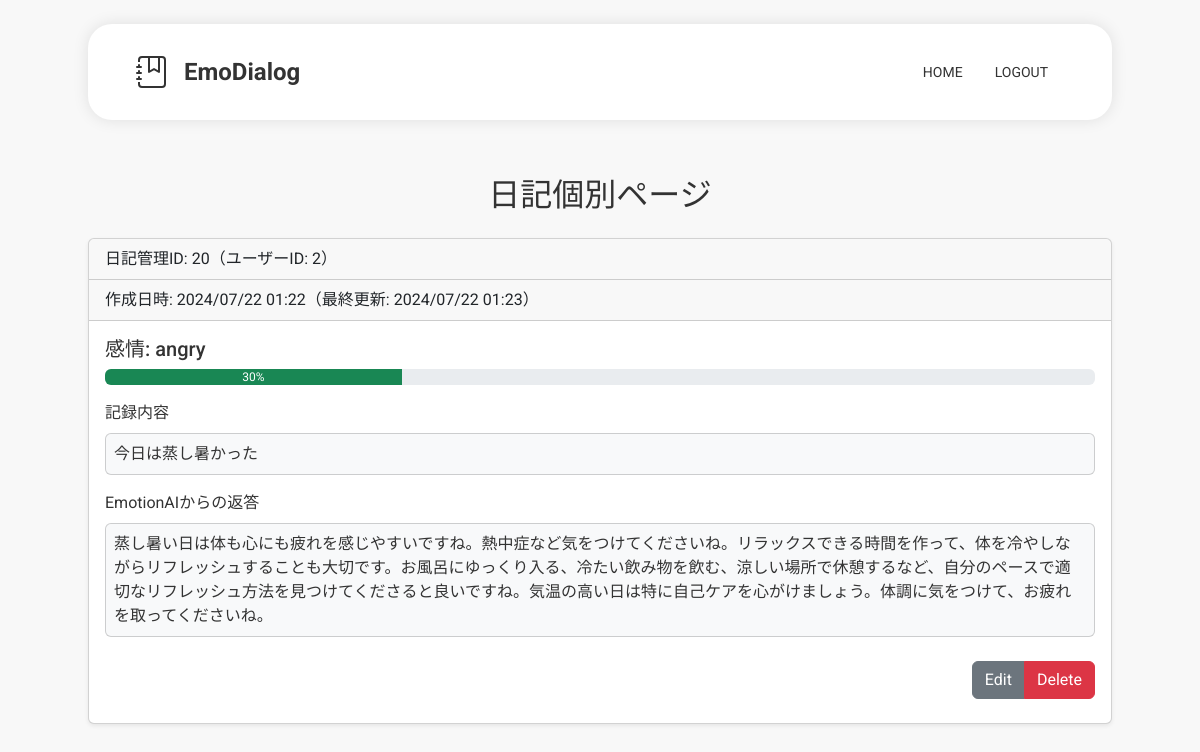
/diaries/20 (signed in), run on the app's committed database.
### models.py (models this page shows)
class Diary(db.Model):
    id = db.Column(db.Integer, primary_key=True)
    user_id = db.Column(db.Integer, db.ForeignKey('user.id'), nullable=False)
    create_at = db.Column(
        db.DateTime,
        nullable=False,
        default=lambda: datetime.now(pytz.timezone('Asia/Tokyo'))
    )
    update_at = db.Column(
        db.DateTime,
        nullable=False,
        default=lambda: datetime.now(pytz.timezone('Asia/Tokyo')),
        onupdate=lambda: datetime.now(pytz.timezone('Asia/Tokyo'))
    )
    body = db.Column(db.String(500), nullable=False)
    response = db.Column(db.String(500))
    emotion = db.Column(db.String(100))
    emotion_degree = db.Column(db.Integer)

### app.py (the view)
@app.route("/diaries/<int:diary_id>")
@login_required
@diary_owner_required
def diaryPage(diary_id):
    diary = diaryController.get_diary(diary_id)
    return render_template('diary.html', diary=diary)

### app.py (called while the page is built)
def diary_owner_required(f):
    @wraps(f)
    def decorated_function(*args, **kwargs):
        diary_id = kwargs.get('diary_id', None)
        if not diaryController.is_diary_owner(diary_id, current_user.id):
            abort(403)
        return f(*args, **kwargs)
    return decorated_function

@login_manager.user_loader
def load_user(user_id):
    return userController.user_load_control(user_id)

### controllers.py (called while the page is built)
    def user_load_control(self, user_id:int) -> User:
        return User.query.get(user_id)

    def is_diary_owner(self, diary_id:int, user_id:int) -> bool:
        diary = Diary.query.get(diary_id)
        try:
            if diary.user_id == user_id:
                return True
        except:
            return False
        return False

    def get_diary(self, diary_id:int) -> Diary:
        diary = Diary.query.get(diary_id)
        return diary

### templates/diary.html (shortened to what this page needs)
{% extends "base.html" %}
{% block content %}
<h2 class="text-center p-3">日記個別ページ</h2>
<div class="card mx-auto mb-4 shadow-sm" style="max-width: 64rem;">
    <div class="card-header">日記管理ID: {{ diary.id }}（ユーザーID: {{ diary.user_id }}）</div>
    <div class="card-header">作成日時: {{ diary.create_at.strftime('%Y/%m/%d %H:%M') }}（最終更新: {{ diary.update_at.strftime('%Y/%m/%d %H:%M') }}）</div>
    <div class="card-body">
        <div class="emotion mb-3">
            <h5 class="card-title mb-2">感情: {{ diary.emotion }}</h5>
            <div class="progress mb-2" role="progressbar">
                <div class="progress-bar bg-success" style='width: {{ diary.emotion_degree }}%'>{{ diary.emotion_degree }}%</div>
            </div>
        </div>
        <div class="card-text mb-2 overflow-hidden">
            記録内容
        </div>
        {% if diary.response != "" %}
            <div class="card bg-body-tertiary mb-3">
                <div class="card-text m-2 overflow-hidden">
                    {{ diary.body }}
                </div>
            </div>
            <div class="card-text mb-2 overflow-hidden">
                EmotionAIからの返答
            </div>
            <div class="card bg-body-tertiary mb-3">
                <div class="card-text m-2 overflow-hidden">
                    {{ diary.response }}
                </div>
            </div>
        {% endif %}
        <div class="text-end">
            <div class="btn-group my-2" role="group">
                <a href="/diaries/{{ diary.id }}/edit" class="btn btn-secondary" id="edit_diary">Edit</a>
                <a href="/diaries/{{ diary.id }}/delete" class="btn btn-danger" id="delete_diary">Delete</a>
            </div>
        </div>
    </div>
</div>
{% endblock %}

### static/css/style.css (style rules this page uses)
* { font-family: "Roboto", "Noto Sans JP", sans-serif; color: #333; }
body { margin: 0; padding: 0; background-color: #f8f8f8; }

### data on the page
Diary: id "20", user_id "2", create_at "2024/07/22 01:22", update_at "2024/07/22 01:23", emotion "angry", emotion_degree "30", body "今日は蒸し暑かった", response "蒸し暑い日は体も心にも疲れを感じやすいですね。熱中症など気をつけてくださいね。リラックスできる時間を作って、体を冷やしながらリフレッシュすることも大切です。お風呂にゆっくり入る、冷たい飲み物を飲む、涼しい場所で休憩するなど、自分のペースで適切なリフレッシュ方法を見つけてくださると良いですね。気温の高い日は特に自己ケアを心がけましょう。体調に気をつけて、お疲れを取ってくださいね。"
